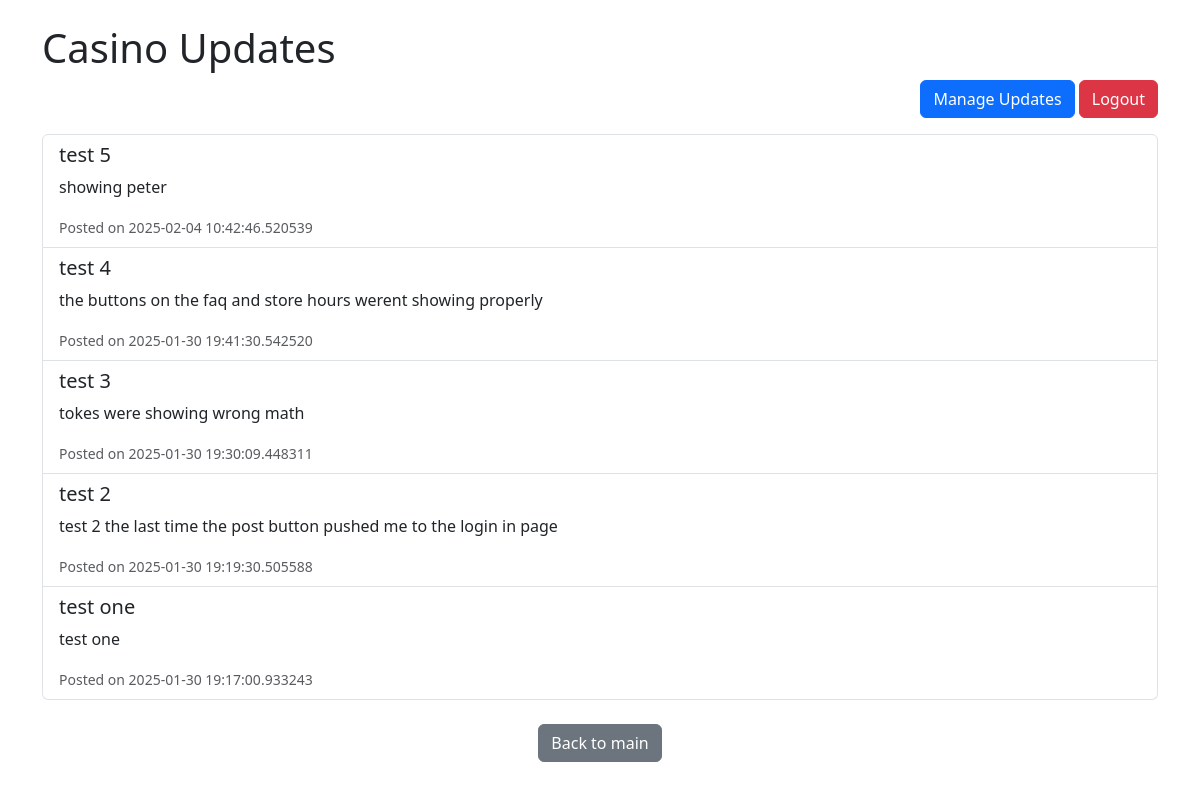
Page /updates (signed in) on the committed database.
### app.py (models this page shows)
class CasinoUpdate(db.Model):
    id = db.Column(db.Integer, primary_key=True)
    title = db.Column(db.String(100), nullable=False)
    content = db.Column(db.Text, nullable=False)
    date_posted = db.Column(db.DateTime, default=datetime.utcnow)

### app.py (the view)
@app.route('/updates')
def updates():
    updates = CasinoUpdate.query.order_by(CasinoUpdate.date_posted.desc()).all()
    is_admin = session.get('user_role') == 'admin'
    return render_template('updates.html', updates=updates, is_admin=is_admin)

### templates/updates.html (shortened to what this page needs)
<!DOCTYPE html>
<html lang="en">
<head>
    <link rel="stylesheet" href="https://cdn.jsdelivr.net/npm/bootstrap@5.3.0/dist/css/bootstrap.min.css">
</head>
<body class="container mt-4">
    <h1>Casino Updates</h1>
    <div class="text-end">
        {% if is_admin %}
        <a href="/admin/updates" class="btn btn-primary">Manage Updates</a>
        <a href="/logout" class="btn btn-danger">Logout</a>
        {% else %}
        <a href="/login" class="btn btn-secondary">Admin Login</a>
        {% endif %}
    </div>
    <ul class="list-group mt-3">
        {% for update in updates %}
        <li class="list-group-item">
            <h5>{{ update.title }}</h5>
            <p>{{ update.content }}</p>
            <small class="text-muted">Posted on {{ update.date_posted }}</small>
        </li>
        {% endfor %}
    </ul>
    <div class="text-center mt-4">
        <a href="/home" class="btn btn-secondary">Back to main</a>
    </div>
</body>
</html>

### rows in the picture
CasinoUpdate: title "test 5", content "showing peter", date_posted "2025-02-04 10:42:46.520539"
CasinoUpdate: title "test 4", content "the buttons on the faq and store hours werent showing properly", date_posted "2025-01-30 19:41:30.542520"
CasinoUpdate: title "test 3", content "tokes were showing wrong math", date_posted "2025-01-30 19:30:09.448311"
CasinoUpdate: title "test 2", content "test 2 the last time the post button pushed me to the login in page", date_posted "2025-01-30 19:19:30.505588"
CasinoUpdate: title "test one", content "test one", date_posted "2025-01-30 19:17:00.933243"
